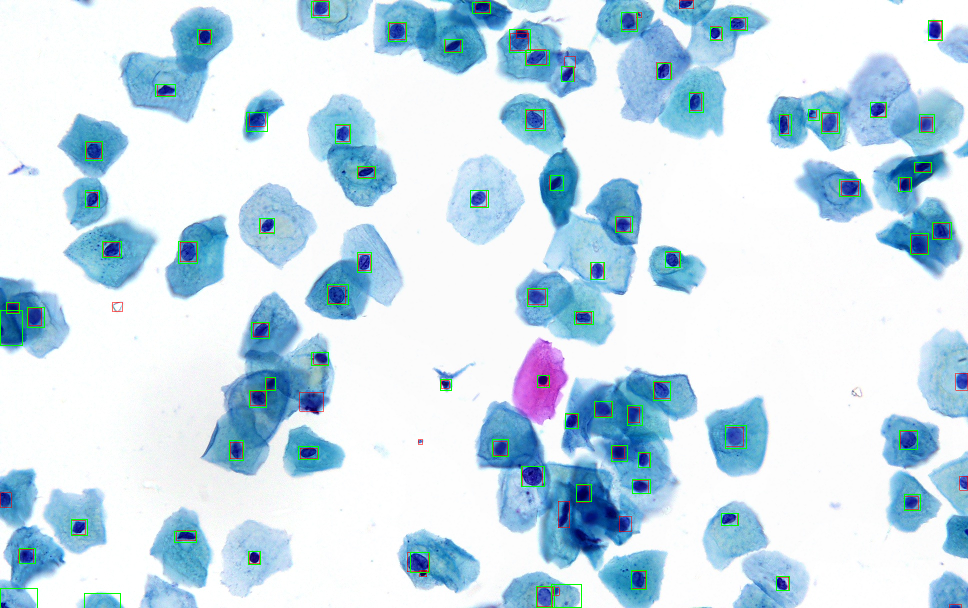
#> input picture segmentation_Mask_RCNN/mrcnn/images/IMG002x014.JPG_.png_.png, 968 x 608 px, given as the content of the folder data_org, which was not available
$ python celeba_make_dataset.py   (older library calls are emulated)
#> lines starting #> are read from the running program, lines starting #| are printed output that depends on the picture
# coding: utf-8
from glob import glob
import numpy as np
import scipy.misc
import matplotlib.pyplot as plt
import os
import pandas as pd
import h5py
import tqdm
import cv2

#resize images
def resize_img(input_dir, output_dir, RESIZE):
#> called with input_dir = 'data_org', output_dir = 'data_resize', RESIZE = 64
    img_file = os.listdir(input_dir)
    for img_name in img_file:
        print (os.path.join(input_dir, img_name))
        img = cv2.imread(os.path.join(input_dir, img_name))
#> img is the input picture: shape (608, 968, 3); mean B, G, R 234.7, 222.1, 200.6
        print(img.shape)
#| (608, 968, 3)
        if img.shape[0] != img.shape[1]:
            print("skip this image w != h: %s" % img_name)
            continue
        img = cv2.resize(img,(RESIZE,RESIZE),interpolation=cv2.INTER_LINEAR)
        if os.path.exists(os.path.join(output_dir)):
            cv2.imwrite(os.path.join(output_dir, img_name),img)
        else:
            os.makedirs(os.path.join(output_dir))
            cv2.imwrite(os.path.join(output_dir, img_name), img)

resize_img("data_org", "data_resize", 64)
data = glob(os.path.join("data_resize", "*.png"))
data = np.sort(data)
print(len(data))

def get_image(image_path, width=64, height=64):
#> called with image_path = '_only/IMG002x014.JPG_.png_.png', width = 64, height = 64
    return scipy.misc.imread(image_path).astype(np.float)
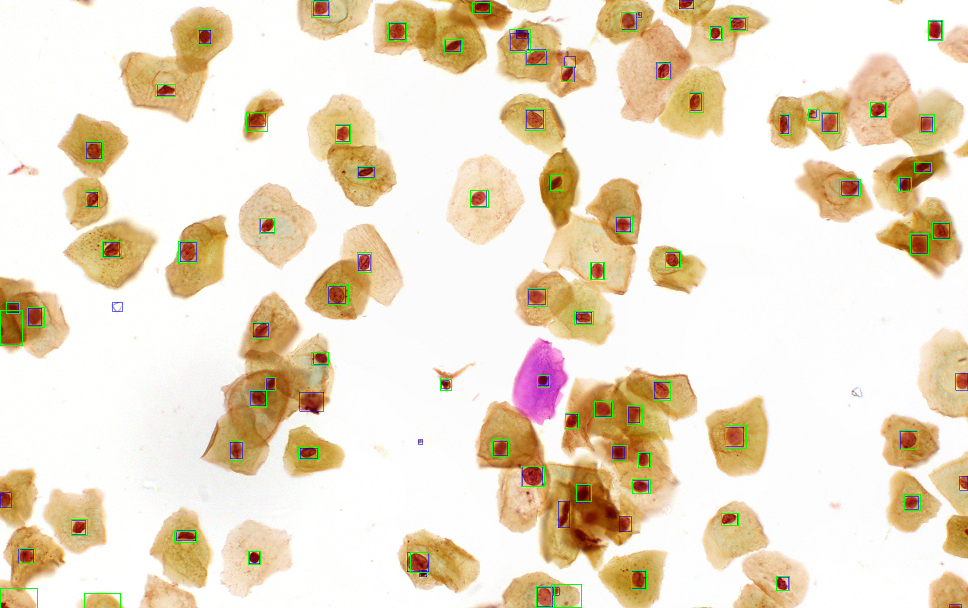
#> returned value: shape (608, 968, 3) float64; mean of channels 0, 1, 2 200.6, 222.1, 234.7; drawn as B, G, R

dim = 64
images = np.zeros((len(data),dim*dim*3), dtype = np.uint8)

# make a dataset
for i in tqdm.tqdm(range(len(data))):
    #for i in tqdm.tqdm(range(10)):
    image = get_image(data[i], dim,dim)
#> (the run stopped early here; a loop or call above may not have finished)

$ run again, on segmentation_Mask_RCNN/mrcnn/images/redhouse2019661817144IMG053x021.JPG_.png
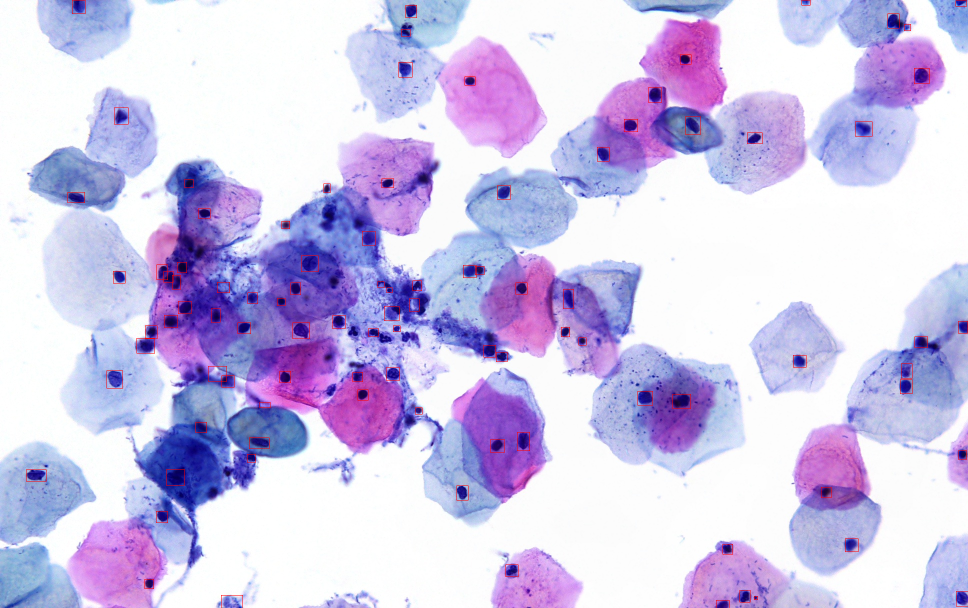
#> input picture segmentation_Mask_RCNN/mrcnn/images/redhouse2019661817144IMG053x021.JPG_.png, 1936 x 1216 px, given as the content of the folder data_org, which was not available (shown at 1/2 size)
#> in resize_img, img is the input picture: shape (1216, 1936, 3); mean B, G, R 233.5, 197.4, 206.3
#| (1216, 1936, 3)
#> in get_image, `return scipy.misc.imread(image_path).astype(np.float)`:
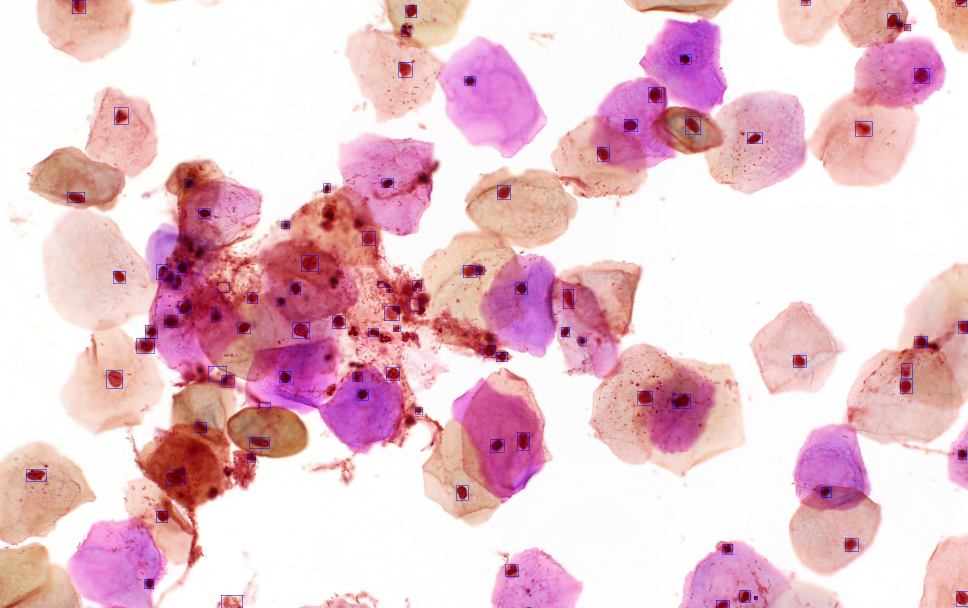
#> returned value: shape (1216, 1936, 3) float64 (shown at 1/2 size); mean of channels 0, 1, 2 206.3, 197.4, 233.5; drawn as B, G, R
